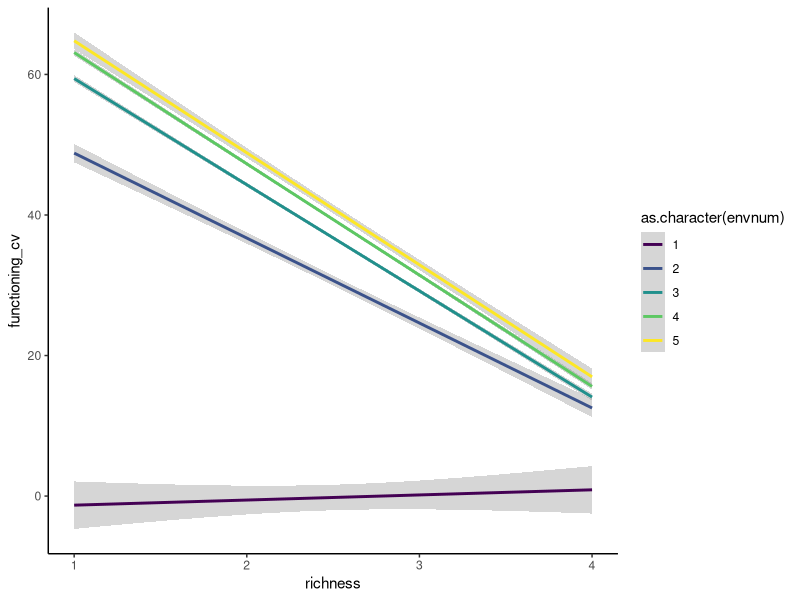

Write R code to recreate this figure.

# Title: simulation of spatial stability in heterogenous environments

# load relevant libraries
library(dplyr)
library(tidyr)
library(purrr)
library(ggplot2)
library(broom)
library(RColorBrewer)
library(viridis)
library(here)

# define number of species and environments
specnum <- 5
envnum <- 5

# set up species matrix
spec <- paste("species_", c(1:specnum), sep = "")
spec_comb <- sapply(c(1:specnum), function(x) combn(spec, x)) 
names(spec_comb) <- paste("richness", c(1:specnum))

spec_comb

# set up environmental matrix
env <- paste("env_", c(1:envnum), sep = "")
env_comb <- sapply(c(1:envnum), function(x) combn(env, x)) 
names(env_comb) <- paste("heterogeneity", c(1:envnum))

env_comb

spp_traits <- matrix(
  nrow = length(env),
  ncol = length(spec),
  dimnames = list(env, spec))
spp_traits[1:nrow(spp_traits), 1:ncol(spp_traits)] <-
  runif( n = prod( dim( spp_traits)), 0, 1)
spp_traits


plot_values <- sapply(env, #for each environment
                      function(x) {
                        lapply(spec_comb, #for each richness level
                               function(y) {
                                 apply(y, 2, function(z){ #for each species combination
                                     mean(sum(spp_traits[x,z]^2) / abs(sum(spp_traits[x,z])))
                                 }
                                 )
                               }
                        )
                      }
)

plot_values_df <- 
  tibble(
    richness = rep( rep(1:specnum, unlist(lapply(spec_comb, ncol))), envnum),
    spec_comb = rep(lapply(spec_comb, 
                           function(x) apply(x, 2, function(y) 
                             paste(y, collapse = " "))) %>% unlist(),
                    envnum),
    environment = rep(env, each = sum(choose(specnum,1:specnum))),
    functioning = unlist(plot_values)
  )

plot_values_df


### landscapes

land_comb <- paste("env_", c(1:envnum), sep = "")

land_comb <- 
  rep(list(land_comb), envnum) %>%
  expand.grid() %>%
  as_tibble() %>%
  mutate_all(~as.character(.))
names(land_comb) <- paste("patch", c(1:envnum), sep = "_")

land_comb <- 
  land_comb %>%
  mutate(landscape = seq_along(1:nrow(land_comb))) %>%
  gather(-landscape, key = "patch", value = "environment") %>%
  arrange(landscape) %>%
  group_by(landscape) %>%
  mutate(heterogeneity = unique(environment) %>% length() ) %>%
  ungroup()

land_comb <- 
  split(select(land_comb, -heterogeneity), land_comb$heterogeneity) %>%
  lapply(function(x) {x %>% 
    mutate(n = rep(c(1:envnum), (n()/envnum) )) %>%
    select(-patch) %>%
    spread(key = "landscape", value = "environment") %>%
    select(-n) %>%
    as.matrix() }
    )  
names(land_comb) <- paste0("het_", c(1:envnum))

# we have a list with different levels of heterogeneity all combinations of environments in columns
plot_values_wide <- plot_values_df %>%
  spread(environment, functioning)


func_values <- 
  lapply(land_comb, function(x) { #for all scales (1:5)
    apply(x, 2, function(y) { #for all environmental combinations
      
      df <- data.frame( #average functioning for this environment combination
        env_comb = paste0(y, collapse = " "),
        envnum = unique(y) %>% length(),
        richness = plot_values_wide$richness,
        functioning_mean = rowMeans(plot_values_wide[, y]),
        functioning_sd = apply(plot_values_wide[, y], 1, sd, na.rm = TRUE)
      )
    })
  })

# bind these data into a single dataframe
# remove highest richness level as this is unreplicated (combinations wise)
func_values <- 
  bind_rows( unlist(func_values, recursive = FALSE), .id = "landscape_id" ) %>%
  as_tibble() %>%
  filter(richness < specnum)

# add small random errors to both the functioning_mean and functioning_sd
# calculate coefficient of variation
func_values <- 
  func_values %>%
  mutate(functioning_mean = functioning_mean + rnorm(n(), 0, 0.01),
         functioning_sd = functioning_sd + rnorm(n(), 0, 0.01)) %>%
  mutate(functioning_cv = (functioning_sd/functioning_mean)*100 )


# plot some of these data

ggplot(data = func_values,
       mapping = aes(x = richness, y = functioning_cv, colour = as.character(envnum))) +
  geom_smooth(method = "lm") +
  scale_colour_viridis_d() +
  theme_classic()







